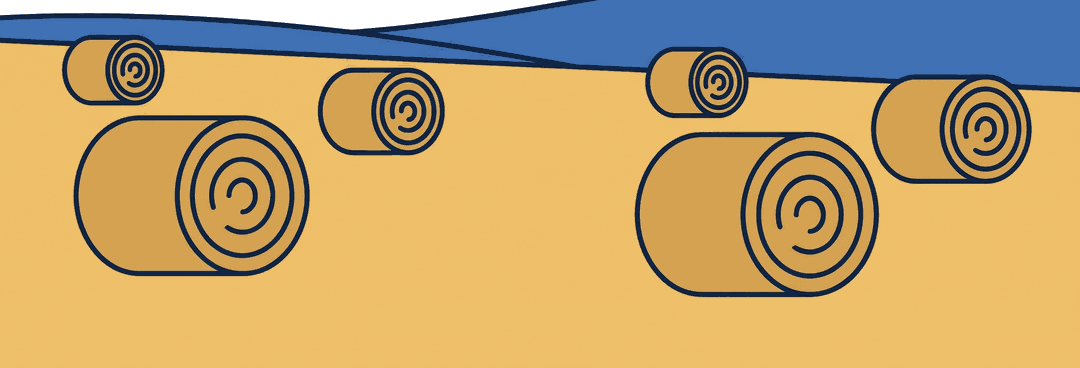
#> input picture tools/kaynak/karsilama-tarla-mavi.png, 1080 x 368 px, found by its file name
$ python karsilama-cayir.py
#> lines starting #> are read from the running program, lines starting #| are printed output that depends on the picture
# -*- coding: utf-8 -*-
"""Karsilama sahnesindeki uzak seridi maviden yesile cevirir.

NEDEN

Uretilen gorselin kendi gokyuzu vardi. Sahnede gokyuzu CSS ile
boyandigi icin o gokyuzu kirpildi, ama tepenin cizgisi saga dogru
yukseldigi icin sagda bir parcasi goruntunun icinde kaldi. Iki sorun
cikiyordu:

  1. Kalan mavi serit, boyanan gokyuzunun altinda ayri bir mavi alan
     gibi duruyordu. Tarlanin ustundeki mavi su cagristiriyor; PAKSAN
     tarim makinesi ureticisi, sahnede denizin isi yok.

  2. Seridin ust kenari goruntunun ust kenarina dayaniyordu. Boyanan
     gokyuzuyle arasinda kesik bir cizgi olusuyordu -- kirpma yeri
     belli oluyordu.

NE YAPIYOR

  · Mavi pikseller cayir yesiline donuyor. Uzak bir mera oluyor:
    onde bicilmis sari tarla, arkada henuz yesil otlak. Sahneye
    derinlik de katiyor.

  · Seridin ust kenari yumusatiliyor. Yesil, yukari dogru saydamlasip
    gokyuzunun icinde eriyor -- uzaktaki tepenin sabah pusunda solmasi
    gibi. Kesik kenar kalmiyor.

IKI TUZAK

  · KOYU LACIVERT KONTURA DOKUNULMUYOR. Cizimin butun cizgileri
    (17,37,71) lacivert. "Mavimsi olani yesil yap" denirse balyalarin
    ve tepenin cizgileri de yesile doner, cizim dagilir. Yalnizca
    PARLAK gokyuzu mavisi degisiyor.

  · ERIME SINIRI DUZLESTIRILIYOR. Her sutunun kendi ust sinirindan
    eritmek tarak gibi dikey seritler birakiyor: bir sutunda kontur
    var, yanindakinde yok, sinir bir asagi bir yukari ziplyor. Sinir
    once komsu sutunlarla ortalanip yumusatiliyor.

CALISTIRMA

    python tools/karsilama-cayir.py

Girdi tools/kaynak/karsilama-tarla-mavi.png (uretilen gorselin ilk
hali). Betik her calistiginda ondan basliyor, kendi ciktisinin ustune
ust uste islem yapmiyor.
"""
import os

from PIL import Image

# Girdi tools/kaynak altinda duruyor, uygulamanin icinde degil: Vite
# yalnizca ice aktarilan dosyalari paketliyor ama src/assets icinde
# duran kullanilmayan bir gorsel yine de karisiklik yaratir -- hangisinin
# gercek oldugu belirsizlesir. Ciktinin yeri uygulamanin icinde.
GIRDI = os.path.join('tools', 'kaynak', 'karsilama-tarla-mavi.png')
CIKTI = os.path.join('src', 'assets', 'gorseller', 'karsilama-tarla.png')

# Cayir yesili. Sabah isiginda uzaktaki otlak parlak degil; sari tarlanin
# yaninda one gecmemesi icin bilerek soluk ve koyu tutuldu.
YESIL = (104, 140, 78)

# Ust kenarin kac pikselde tamamen saydama dusecegi
ERIME = 30

# Sinir yumusatmasinda kac komsu sutuna bakilacagi
PENCERE = 28


def parlak_mavi_mi(p):
    """Gokyuzu mavisi mi? Koyu lacivert KONTUR bu testi gecmemeli."""
    r, g, b, a = p
    return a > 0 and b > 140 and b > r + 40 and g > r


def main():
    im = Image.open(GIRDI).convert('RGBA')
#> im is the input picture: PIL image 1080x368 RGBA; mean R, G, B, A 184.1, 156.3, 103.8, 248.8
    w, h = im.size
#> w = 1080; h = 368
    px = im.load()

    # ------------------------------------------------ 1) Mavi -> yesil
    boyanan = 0
    for x in range(w):
        for y in range(h):
            p = px[x, y]
            if parlak_mavi_mi(p):
                # Tonun kendi acikligi korunuyor: gorselde mavinin iki
                # tonu var (duz alan ve golgesi), ikisi de ayni oranda
                # yesile tasiniyor.
                canlilik = p[2] / 181.0
                px[x, y] = (
                    int(YESIL[0] * canlilik),
                    int(YESIL[1] * canlilik),
                    int(YESIL[2] * canlilik),
                    p[3],
                )
                boyanan += 1

    # -------------------------------------- 2) Ust sinir: bul, yumusat
    ham = []
    for x in range(w):
        ust = None
        for y in range(h):
            if px[x, y][3] > 0:
                ust = y
                break
        ham.append(ust)

    # Hic opak pikseli olmayan sutun (tamamen saydam) atlaniyor.
    duz = []
    for x in range(w):
        if ham[x] is None:
            duz.append(None)
            continue
        komsu = [
            ham[k]
            for k in range(max(0, x - PENCERE), min(w, x + PENCERE + 1))
            if ham[k] is not None
        ]
        duz.append(sum(komsu) / float(len(komsu)))

    # ------------------------------------------------- 3) Ust kenar erisin
    eriyen = 0
    for x in range(w):
        if duz[x] is None:
            continue
        ust = duz[x]
        for i in range(ERIME):
            y = int(ust) + i
            if y < 0 or y >= h:
                continue
            p = px[x, y]
            if p[3] == 0:
                continue
            # Yumusatilmis sinirin uzerindeki mesafeye gore saydamlik.
            # Sinir kesirli oldugu icin gecis sutundan sutuna kaymiyor.
            oran = (y - ust + 1) / float(ERIME)
            oran = max(0.0, min(1.0, oran))
            px[x, y] = p[:3] + (int(p[3] * oran),)
            eriyen += 1

    im.save(CIKTI, optimize=True)
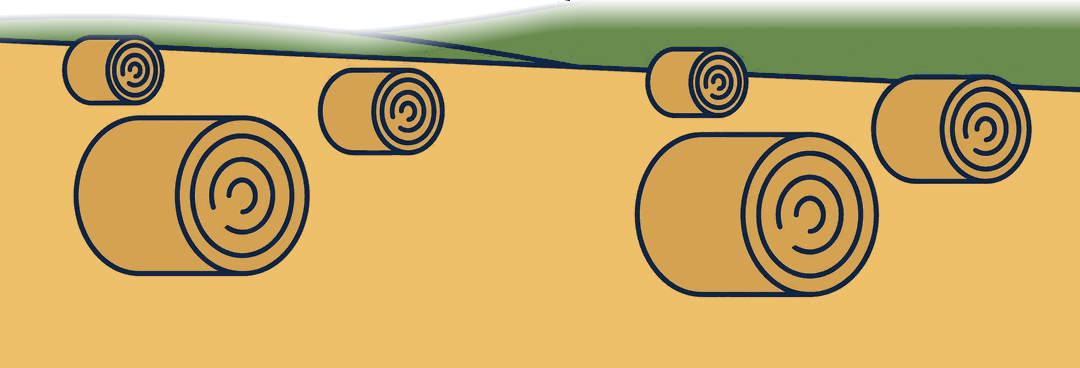
#> saved as karsilama-tarla.png: PIL image 1080x368 RGBA; mean R, G, B, A 189.2, 159.7, 90.7, 238.7; transparent parts drawn white
    print('yesile donen piksel:', boyanan)
#| yesile donen piksel: 50673
    print('ust kenarda eriyen piksel:', eriyen)
#| ust kenarda eriyen piksel: 32138
    print('yazildi:', CIKTI, os.path.getsize(CIKTI) // 1024, 'KB')


if __name__ == '__main__':
    main()
